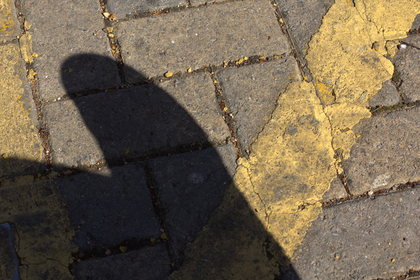
%> input picture image/test.tif, 420 x 280 px, shrunk from 640 x 426 before the run
$ octave demo.m   (GNU Octave 9; MATLAB toolbox functions it lacks are replaced by stand-ins)
%> lines starting %> are read from the running program, lines starting %| are printed output that depends on the picture; in (x1, y1, x2, y2) boxes, pixels count from 0 and x2, y2 are one past the last pixel; in counts of white or black regions, pixels touching at a corner belong together; the program's own positions count from 1
### shadowRemoval.m
function [img_deshaow] = shadowRemoval(img_shadow, det_scribbles, cor_scribbles)
% Perform shadow removal using color-lines.
%
% The details of the algorithm are described in our paper:
% A New Shadow Removal Method using Color-Lines. CAIP2017.
% If you use this code, please cite the paper.
%
% Input arguments:
% img_shadow - A shadow image in the range [0,1], type: double
% det_scribbles  - A user scribbles for shadow detection,
%              in the range [0,1], type: double
% cor_scribbles  - A user scribbles for offset correction,
%              in the range [0,1], type: double
%
% Output argument:
% img_deshaow - shadow free image in the range [0,1], type: double.
%
% Author: Xiaoming Yu, 2017.

% Validate input
[H,W,N_COLORS] = size(img_shadow);
if (N_COLORS ~= 3) % input verification
    error(['An RGB input image is required, while input ',...
        'has only ',num2str(N_COLORS),' dimensions']);
end
if ~exist('det_scribbles','var') || isempty(det_scribbles)
    [det_scribbles]=getScribbles(img_shadow);
end
if ~exist('cor_scribbles','var') || isempty(cor_scribbles)
    [offset, cor_scribbles]=getOffset(img_shadow);
else
    [offset, cor_scribbles]=getOffset(img_shadow,cor_scribbles);
end
% Offset correction
img_c = zeros([H,W,3]);
if size(offset,1)==H
     img_c= img_shadow - offset;
else
    for color_idx=1:3
    img_c(:,:,color_idx) = img_shadow(:,:,color_idx) - offset(color_idx);
    end
end
% Finde color-lines and estimate luma
load('TR1000.mat');
Npoints = 1000;
ANG=TR.Points;
mdl = KDTreeSearcher(ANG);
% Original image clustering
img_1d=reshape(img_shadow,H*W,3);
radius = sqrt( img_shadow(:,:,1).^2 + img_shadow(:,:,2).^2 +img_shadow(:,:,3).^2 );
dist_norm = reshape(radius,[H*W,1]);
dist_unit_radius = bsxfun(@rdivide, img_1d, dist_norm);
color_ind = knnsearch(mdl, dist_unit_radius);
clu_ori = reshape(ANG(color_ind,:),H,W,3);
% Correction image clustering
img_c1d=reshape(img_c,[H*W,3]);
radius = sqrt( img_c(:,:,1).^2 + img_c(:,:,2).^2 +img_c(:,:,3).^2 );
dist_norm = reshape(radius,[H*W,1]);
dist_unit_radius = bsxfun(@rdivide, img_c1d, dist_norm);
color_ind = knnsearch(mdl, dist_unit_radius);
colorMax = accumarray(color_ind,radius(:),[Npoints,1],@max);
radius_max = reshape( colorMax(color_ind), H, W);
luma_estimation = (radius)./(radius_max+eps);
bin_count       = accumarray(color_ind,1,[Npoints,1]);
bin_count_map   = reshape(bin_count(color_ind),H,W);
bin_eval_fun    = @(x) min(1, x/50);
color_std = accumarray(color_ind,radius(:),[Npoints,1],@std);
radius_std = reshape( color_std(color_ind), H, W);
radius_eval_fun = @(r) min(1, 3*max(0.001, r-0.1));
radius_reliability = radius_eval_fun(radius_std./max(radius_std(:)));
data_term_weight   = bin_eval_fun(bin_count_map).*radius_reliability;
lambda = 0.001;
luma = wls_optimization(luma_estimation, data_term_weight, img_c, lambda);

% Shadow detection
lightmap = det_scribbles>0.9; shadowmap = det_scribbles<0.6&det_scribbles>0.4;
limg=log(max(img_1d,eps));
trdata=[limg(lightmap(:),:);limg(shadowmap(:),:)];
trlabel=zeros([size(trdata,1),1]);
trlabel(1:sum(lightmap(:)))=1;
model = ClassificationKNN.fit(trdata,trlabel,'NumNeighbors',3);
shadow_ind = predict(model,limg);
shadow_ind=reshape(shadow_ind,H,W);
gsH = fspecial('gaussian',14,round(7));
shadow_ind = imfilter(shadow_ind,gsH,'replicate');
rmask=zeros([H,W]);
rmask(shadow_ind<0.5)=1;
rmask=bwareaopen(~bwareaopen(~rmask,100),200);
bd=getbd(rmask,ceil(max([H W])/512));
bl=bdspln(luma,rmask,bd,8);
bdv=bl.e-bl.s;
vw = arrayfun(@(x) norm(bdv(:,x)), 1:length(bl.s));
bd.w = zeros(1,length(bd.t)); bd.w(~bd.t) = vw;
pmask=getpmsk(bd,[H,W]);
umask = ~pmask&rmask;
lmask=~(umask|pmask);

% Umbra shadow removal
umask3d=reshape([umask umask umask],[H,W,3]);
lmask3d=reshape([lmask lmask lmask],[H,W,3]);
uind=color_ind;
lind=color_ind;
uind(umask(:)==0)=Npoints+1;
lind(lmask(:)==0)=Npoints+1;
lstd=zeros([Npoints+1 3]);
ustd=zeros([Npoints+1 3]);
lmean=zeros([Npoints+1 3]);
umean=zeros([Npoints+1 3]);
for channel=1:3
lstd(:,channel)=accumarray(lind,img_1d(:,channel),[Npoints+1 1],@std);
ustd(:,channel)=accumarray(uind,img_1d(:,channel),[Npoints+1 1],@std);
lmean(:,channel)=accumarray(lind,img_1d(:,channel),[Npoints+1 1],@mean);
umean(:,channel)=accumarray(uind,img_1d(:,channel),[Npoints+1 1],@mean);
end
% Use the average statistis to relight the umbra region that has no reference lit pixels
sMaterialindex=sum(umean,2)>0;
NRMaterialindex=sMaterialindex & (sum(lmean,2)==0);
if find(NRMaterialindex)
    sNormalMaterialindex=sMaterialindex & ~NRMaterialindex;
    meanscale=mean(lmean(sNormalMaterialindex,:)./umean(sNormalMaterialindex,:),1);
    stdscale=mean(lstd(sNormalMaterialindex,:)./ustd(sNormalMaterialindex,:),1);
    for index=1:3
        lmean(NRMaterialindex,index)=umean(NRMaterialindex,index)* meanscale(index);
        lstd(NRMaterialindex,index)=ustd(NRMaterialindex,index)* stdscale(index);
    end
end
% Relight umbra region.
std_scale=lstd./max((ustd+eps),0.01);
udeimg=(img_1d-umean(uind,:)).*std_scale(uind,:)+lmean(uind,:);

% Penumbra shadow removal
pmask3d=reshape([pmask pmask pmask],[H,W,3]);
pind=color_ind;
pind(pmask(:)==0)=Npoints+1;
uluma_mean=accumarray(uind,luma(:),[Npoints+1 1],@mean);
lluma_mean=accumarray(lind,luma(:),[Npoints+1 1],@mean);
uscale=img_1d./udeimg;
uscale_mean=zeros([Npoints+1 3]);
pscale=zeros([H*W,3]);
for channel=1:3
    uscale_mean(:,channel)=accumarray(uind,uscale(:,channel),[Npoints+1 1],@mean);
    pscale(:,channel)=uscale_mean(pind,channel)+(1-uscale_mean(pind,channel)).*(luma(:)-uluma_mean(pind))./(lluma_mean(pind)-uluma_mean(pind));
end
pscale=reshape(pscale,H,W,3);
uscale=reshape(uscale,H,W,3);
pscale(pmask3d==0)=0;
uscale(umask3d==0)=0;
scale_estimatiom=pscale+uscale;
scale_estimatiom(lmask3d==1)=1;
img_deshaow=img_shadow./scale_estimatiom;

% Illumination Optimization
anomalousValue = (((img_deshaow(:,:,1)>=1 | img_deshaow(:,:,2)>=1 | img_deshaow(:,:,3)>=1)...
        |(img_deshaow(:,:,1)<0.01 | img_deshaow(:,:,2)<0.01 | img_deshaow(:,:,3)<0.1))&logical(umask));
scale_estimatiom(scale_estimatiom>1)=1;
scale_estimatiom(scale_estimatiom<0)=1;
scale_estimatiom(isnan(scale_estimatiom))=1;
scale = zeros([H,W,3]);
bp=boundarymask(pmask);
data_term_weight(bp ==1)=data_term_weight(bp==1).*0.4;
data_term_weight(anomalousValue)=0.4;
data_term_weight(lmask==1)=1;
lambda=lmask*0.001+pmask*0.001+umask*0.001;

for color_idx=1:3
    scale(:,:,color_idx)=wls_optimization(scale_estimatiom(:,:,color_idx),data_term_weight,luma,lambda);
end
img_deshaow=img_shadow./scale;

r = img_shadow(:,:,1); g = img_shadow(:,:,2); b = img_shadow(:,:,3);
r(lightmap)=1; g(shadowmap)=1; b(cor_scribbles>0.9)=1;
input_data = cat(3,r,g,b);

figure,
subplot(2,4,1);imshow(input_data);title('Input');
subplot(2,4,2);imshow(clu_ori);title('Original image clustering');
subplot(2,4,3);imshow(luma_estimation);title('Initial luma estimation');
subplot(2,4,4);imshow(lmask*0.3+pmask*0.7+umask);title('Shadow mask');

subplot(2,4,5);imshow(img_c);title('Correction image');
subplot(2,4,6);imshow(reshape(ANG(color_ind,:),H,W,3));title('Correction image clustering');
subplot(2,4,7);imshow(luma);title('Refined luma estimation');
subplot(2,4,8);imshow(img_deshaow);title('Shadow free image');
end

### getOffset.m
function [offsetMap, cor_scribbles] = getOffset(img, cor_scribbles)
% Estimate offset of color-line
%
% The details of the algorithm are described in our paper:
% A New Shadow Removal Method using Color-Lines. CAIP2017.
% If you use this code, please cite the paper.
%
% Input argument:  img - A shadow image in the range [0,1], type: double
%                  cor_scribbles  - A user scribbles for offset correction,
%                  in the range [0,1], type: double
% Output argument: offsetMap - offset map of the color-lines.
%
% Author: Xiaoming Yu, 2017.
    if ~exist('cor_scribbles','var') || isempty(cor_scribbles)
        disp('Please select the shadow gradient region with similar material for offset correction...');
        figure;imshow(img);
        [~,xs,ys] = freehanddraw(gca,'color','r','linewidth',3);
        close
        guidemap=zeros([size(img,1),size(img,2)]);
       for index=1:length(xs)
           guidemap(round(ys(index)),round(xs(index)))=1;
       end
        guidemap=logical(imdilate(guidemap,strel('sphere',3)));
        cor_scribbles = guidemap;
    else
        guidemap = cor_scribbles > 0.4;
    end
    r = img(:,:,1); g = img(:,:,2); b = img(:,:,3);
    selectData = cat(2, r(guidemap), g(guidemap), b(guidemap));
    [~,V]=pca(selectData);
    v=V';
    p=mean(selectData);
    ori=p-v*dot(p,v)/norm(v);
    for channel=1:3
        img(:,:,channel)=img(:,:,channel)-ori(channel);
    end
    imgnorm=sqrt(img(:,:,1).^2+img(:,:,2).^2+img(:,:,3).^2);
    offsetMap=zeros(size(img));
    v=v./norm(v);
    for channel=1:3
        offsetMap(:,:,channel)=img(:,:,channel).*ori(channel)./(v(channel).*imgnorm+eps);
    end

    function [d v] = pca(A)
        m = mean(A,1)'  ;
        for c=1:3
            A(:,c) = A(:,c) - m(c) ;
        end
        A = A' * A ;
        A = A / size(A,1) ;
        [V D] = eig(A) ;
        d = diag(D) ;
        v = V(:,3) ;
    end
end


### demo.m
% This is a script performming shadow removal algorithm
% described in the paper:
% A New Shadow Removal Method using Color-Lines. CAIP2017.
% If you use this code, please cite our paper.
%
% Author: Xiaoming Yu, 2017.

clear all;
img_shadow=im2double(imread('./image/test.tif'));
det_scribbles=im2double(imread('./image/det_scribbles.bmp'));
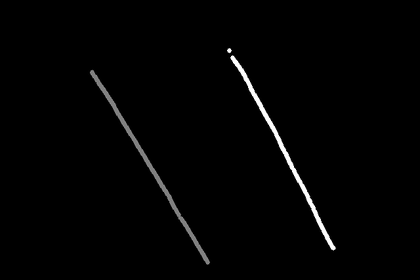
%> input picture image/det_scribbles.bmp, 420 x 280 px, shrunk from 640 x 426 before the run
%> det_scribbles: size 280x420 double; min 0, max 1, mean 0.0126
cor_scribbles=im2double(imread('./image/cor_scribbles.bmp'));
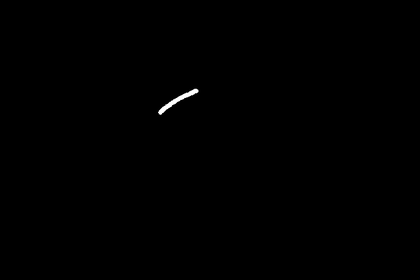
%> input picture image/cor_scribbles.bmp, 420 x 280 px, shrunk from 640 x 426 before the run
%> cor_scribbles: size 280x420 double; min 0, max 1, mean 0.00171
[img_deshadow]=shadowRemoval(img_shadow,det_scribbles,cor_scribbles);
%> in getOffset, `guidemap = cor_scribbles > 0.4;`: guidemap: size 280x420 logical; 0.18% white; 1 white region, box (x1, y1, x2, y2) and area: (158, 89, 199, 115) 207
%> in getOffset, `r = img(:,:,1)`:
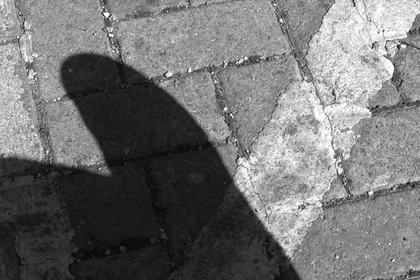
%> r: size 280x420 double; min 0.0235, max 1, mean 0.445
%> in getOffset, `g = img(:,:,2)`:
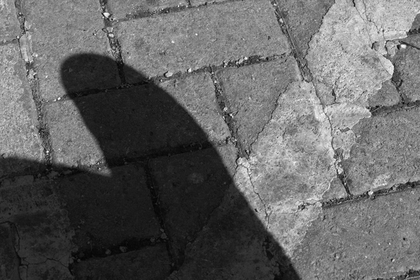
%> g: size 280x420 double; min 0.00392, max 1, mean 0.39
%> in getOffset, `b = img(:,:,3)`:
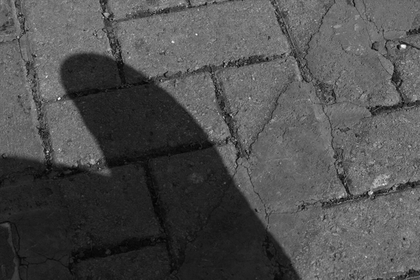
%> b: size 280x420 double; min 0.00784, max 1, mean 0.309
%> in getOffset, `selectData = cat(2, r(guidemap), g(guidemap), b(guidemap));`: selectData = 207 rows, first 12: [0.118 0.11 0.122; 0.118 0.114 0.133; 0.118 0.102 0.118; 0.122 0.122 0.137; 0.122 0.122 0.141; 0.129 0.137 0.165; 0.149 0.157 0.192; 0.141 0.129 0.149; 0.141 0.137 0.157; 0.122 0.122 0.141; 0.118 0.11 0.125; 0.125 0.118 0.122]
%> in pca, `m = mean(A,1)'  ;`: m = [0.36; 0.326; 0.293]
%> after the loop in pca, `for c=1:3`: A = 207 rows, first 12: [-0.243 -0.216 -0.171; -0.243 -0.212 -0.16; -0.243 -0.224 -0.175; -0.239 -0.204 -0.156; -0.239 -0.204 -0.152; -0.231 -0.189 -0.128; -0.211 -0.169 -0.101; -0.219 -0.197 -0.144; -0.219 -0.189 -0.136; -0.239 -0.204 -0.152; -0.243 -0.216 -0.167; -0.235 -0.208 -0.171]
%> in pca, `A = A' * A ;`: A = [10.08 8.81 6.61; 8.81 7.72 5.81; 6.61 5.81 4.41]
%> in pca, `A = A / size(A,1) ;`: A = [3.36 2.94 2.2; 2.94 2.57 1.94; 2.2 1.94 1.47]
%> in pca, `[V D] = eig(A) ;`: V = [0.509 0.535 0.674; -0.807 0.0241 0.59; 0.3 -0.844 0.444]; D = [0.000853 0 0; 0 0.0195 0; 0 0 7.38]
%> in pca, `d = diag(D) ;`: d = [0.000853; 0.0195; 7.38]
%> in pca, `v = V(:,3) ;`: v = [0.674; 0.59; 0.444]
%> in getOffset, `v=V';`: v = [0.674 0.59 0.444]
%> in getOffset, `p=mean(selectData);`: p = [0.36 0.326 0.293]
%> in getOffset, `ori=p-v*dot(p,v)/norm(v);`: ori = [-0.0207 -0.00776 0.0418]
%> after the loop in getOffset, `for channel=1:3`:
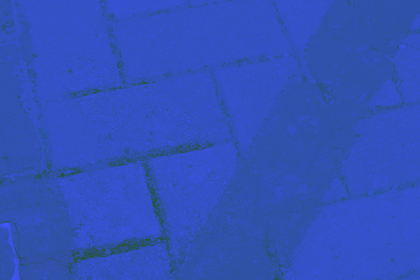
%> offsetMap: size 280x420x3 double; mean R, G, B -0.0214, -0.00779, 0.0372; drawn with min black and max white
%> (the run ends here)
